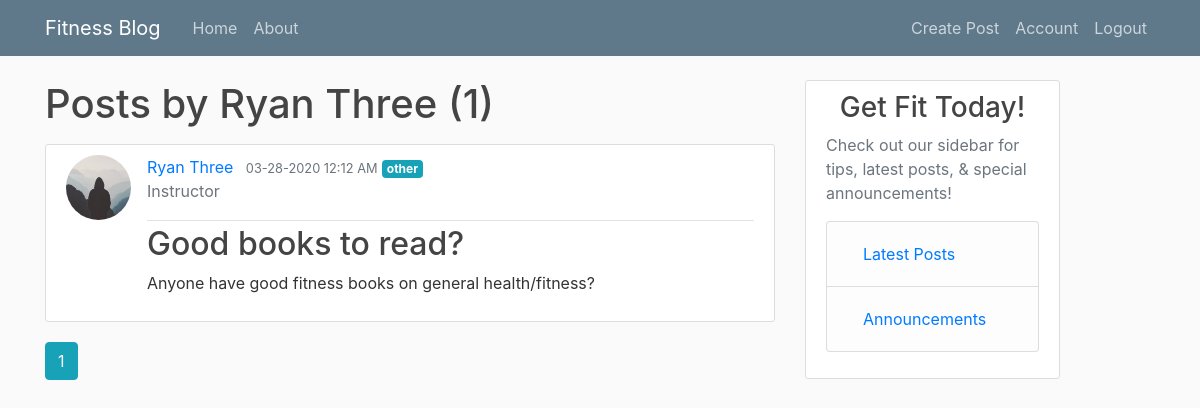
The app's page /user/Ryan Three (signed in) with its own data.
### fitnessblog/models.py (models this page shows, shortened)
class User(db.Model, UserMixin):
    id = db.Column(db.Integer, primary_key=True)
    username = db.Column(db.String(20), unique=True, nullable=False)
    email = db.Column(db.String(120), unique=True, nullable=False)
    profile_type = db.Column(db.String(20), nullable=False)
    image_file = db.Column(db.String(20), nullable=False, default="default.jpg")
    password = db.Column(db.String(60), nullable=False)
    posts = db.relationship("Post", backref="author", lazy=True)

class Post(db.Model):
    id = db.Column(db.Integer, primary_key=True)
    title = db.Column(db.String(100), nullable=False)
    date_posted = db.Column(db.DateTime, nullable=False, default=datetime.utcnow)
    content = db.Column(db.Text, nullable=False)
    category = db.Column(db.Text, nullable=False)
    user_id = db.Column(db.Integer, db.ForeignKey("user.id"), nullable=False)

### fitnessblog/users/routes.py (the view)
@users.route("/user/<string:username>")
def user_posts(username):
    page = request.args.get("page", 1, type=int)
    user = User.query.filter_by(username=username).first_or_404()
    posts = (
        Post.query.filter_by(author=user)
        .order_by(Post.date_posted.desc())
        .paginate(page=page, per_page=5)
    )
    return render_template("user_posts.html", posts=posts, user=user)

### fitnessblog/models.py (called while the page is built)
@login_manager.user_loader
def load_user(user_id):
    return User.query.get(int(user_id))

### fitnessblog/templates/user_posts.html
{% extends "layout.html" %}
{% block content %}
  <h1 class="mb-3">Posts by {{ user.username }} ({{ posts.total }})</h1>
  {% for post in posts.items %}
    <article class="media content-section">
      <img class="rounded-circle article-img" src="{{ url_for('static', filename='profile_pics/' + post.author.image_file) }}">
      <div class="media-body">
        <div class="article-metadata">
          <a class="mr-2" href="{{ url_for('users.user_posts', username=post.author.username) }}">{{ post.author.username }}</a>
          <small class="text-muted">{{ post.date_posted.strftime('%m-%d-%Y %I:%M %p') }}</small>
          <a href="{{ url_for('posts.filter_by_category', category=post.category) }}" class="badge badge-info">{{ post.category}}</a>
          <p class="text-secondary">{{ current_user.profile_type.capitalize() }}</p>
        </div>
        <h2><a class="article-title" href="{{ url_for('posts.post', post_id=post.id) }}">{{ post.title }}</a></h2>
        <p class="article-content">{{ post.content }}</p>
      </div>
    </article>
  {% endfor %}
  {% for page_num in posts.iter_pages(left_edge=1, right_edge=1, left_current=1, right_current=2) %}
    {% if page_num %}
      {% if posts.page == page_num %}
        <a class="btn btn-info mb-4" href="{{ url_for('users.user_posts', username=user.username, page=page_num) }}">{{ page_num }}</a>
      {% else %}
      <a class="btn btn-outline-info mb-4" href="{{ url_for('users.user_posts', username=user.username, page=page_num) }}">{{ page_num }}</a>
      {% endif %}
    {% else %}
      ...
    {% endif %}
  {% endfor %}
{% endblock content %}

### fitnessblog/static/main.css (style rules this page uses)
body { background: #fafafa; color: #333333; margin-top: 5rem; }
h1, h2, h3, h4, h5, h6 { color: #444444; }
.content-section { background: #ffffff; padding: 10px 20px; border: 1px solid #dddddd; border-radius: 3px; margin-bottom: 20px; }
.article-title { color: #444444; }
.article-content { white-space: pre-line; }
.article-img { height: 65px; width: 65px; margin-right: 16px; }
.article-metadata { padding-bottom: 1px; margin-bottom: 4px; border-bottom: 1px solid #e3e3e3; }

### records on screen
User: username "Ryan Three"
Post: image_file (placeholder picture), author.username "Ryan Three", date_posted "03-28-2020 12:12 AM", category "other", title "Good books to read?", content "Anyone have good fitness books on general health/fitness?"
User: profile_type "Instructor"

### other values on screen
{{ posts.total }} "1"
{{ page_num }} "1"
